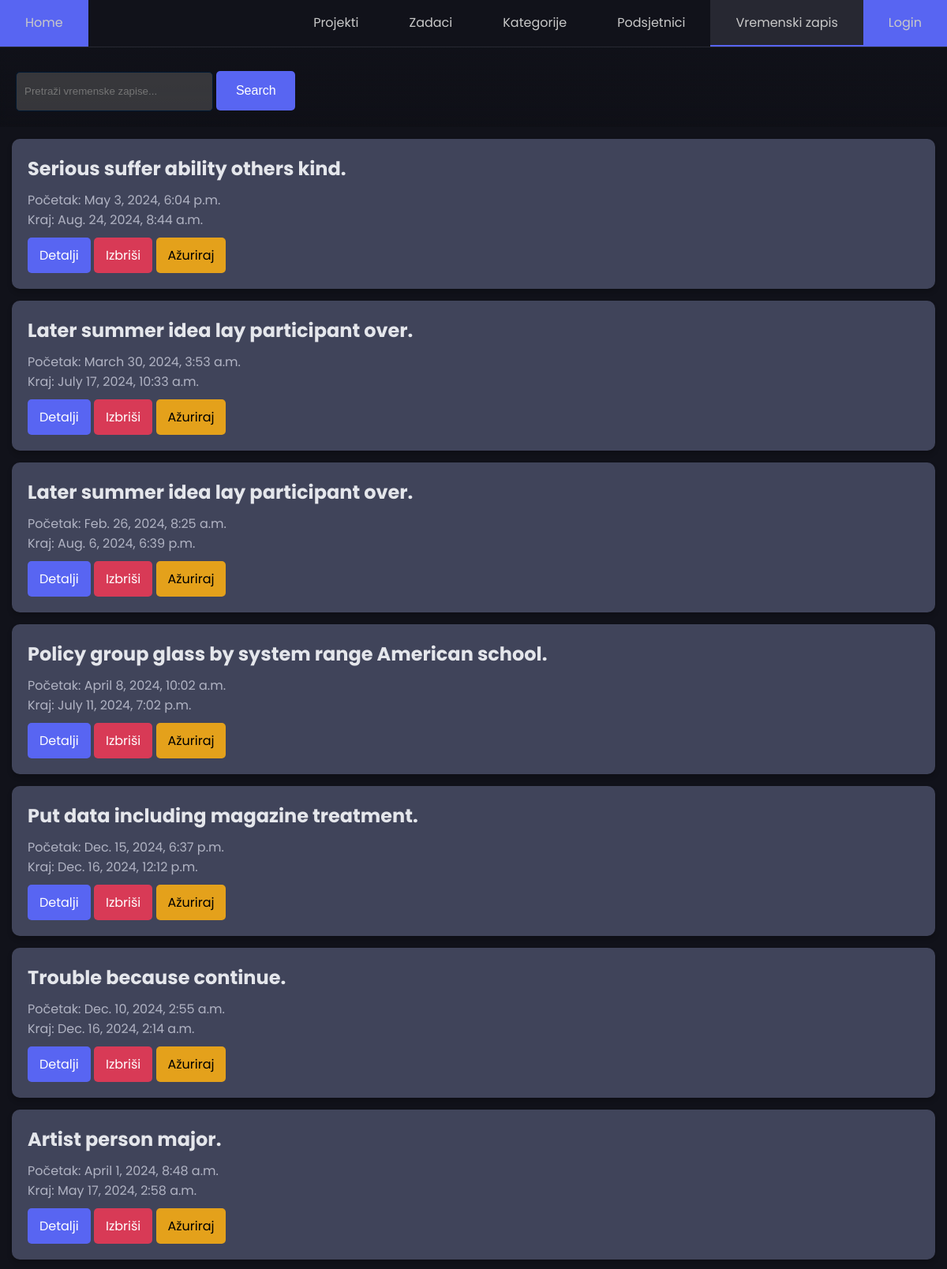
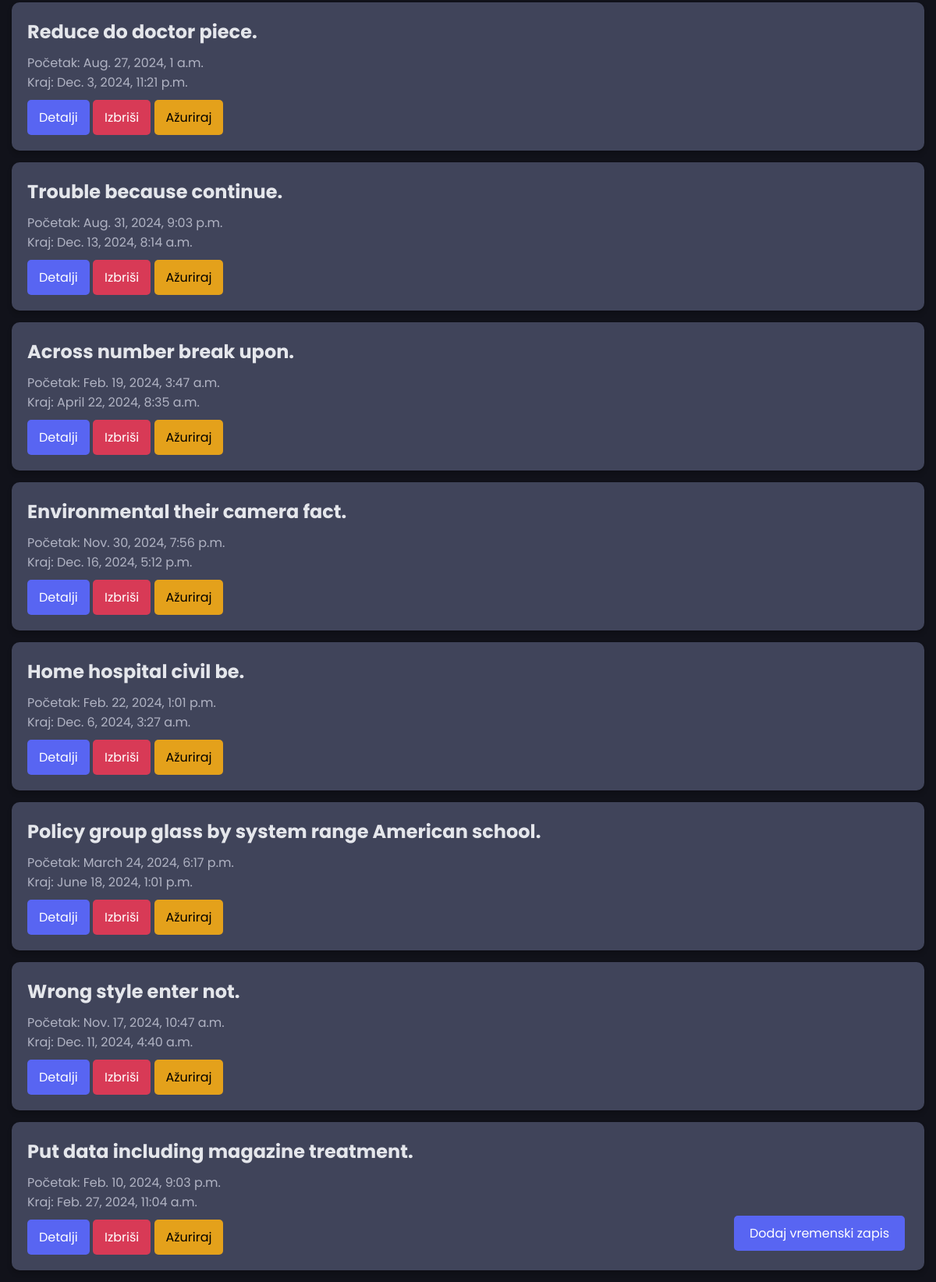
/timelog/, run on the app's committed database (2 pictures, top to bottom).
### main/models.py (models this page shows, shortened)
class TimeLog(models.Model):
    task = models.ForeignKey(Task, on_delete=models.CASCADE, related_name="timelogs")
    start_time = models.DateTimeField()
    end_time = models.DateTimeField(null=True, blank=True)
    notes = models.TextField(blank=True, null=True)

class Task(models.Model):
    PRIORITY_CHOICES = [
        ('L', 'Low'),
        ('M', 'Medium'),
        ('H', 'High'),
    ]
    STATUS_CHOICES = [
        ('P', 'Pending'),
        ('IP', 'In Progress'),
        ('C', 'Completed'),
    ]
    title = models.CharField(max_length=200)
    description = models.TextField(blank=True, null=True)
    due_date = models.DateTimeField(null=True, blank=True)
    priority = models.CharField(max_length=1, choices=PRIORITY_CHOICES, default='M')
    status = models.CharField(max_length=2, choices=STATUS_CHOICES, default='P')
    project = models.ForeignKey(Project, on_delete=models.CASCADE, related_name="tasks", null=True, blank=True)
    assigned_to = models.ForeignKey(User, on_delete=models.SET_NULL, null=True, blank=True, related_name="tasks")
    created_at = models.DateTimeField(auto_now_add=True)
    updated_at = models.DateTimeField(auto_now=True)
    def __str__(self):
        return self.title

### main/views.py (the view)
# urls.py: path('timelog/', TimeLogList.as_view(), name='timelog_list'),
class TimeLogList(ListView):
    model = TimeLog
    def get_queryset(self):
        queryset = super().get_queryset()
        query = self.request.GET.get('q')
        if query:
            queryset = queryset.filter(
                Q(name__icontains=query) | Q(description__icontains=query)
            )
        return queryset

### main/templates/main/timelog_list.html (shortened to what this page needs)
<!DOCTYPE html>
<html lang="en">
{% load static %}
<head>
    <link rel="stylesheet" href="{% static 'css/styles.css' %}">
</head>
<body>
    <div class="sticky">
      <nav id="nav">
        <ul>
          <li class="home-li"><a class="btn-home" aria-current="page" href="{% url 'index' %}">Home</a></li>
          <li><a href="{% url 'project_list' %}" class="{% if request.path == '/project/' %}active-link{% endif %}">Projekti</a></li>
          <li><a href="{% url 'task_list' %}" class="{% if request.path == '/task/' %}active-link{% endif %}">Zadaci</a></li>
          <li><a href="{% url 'category_list' %}" class="{% if request.path == '/category/' %}active-link{% endif %}">Kategorije</a></li>
          <li><a href="{% url 'reminder_list' %}" class="{% if request.path == '/reminder/' %}active-link{% endif %}">Podsjetnici</a></li>
          <li><a href="{% url 'timelog_list' %}" class="{% if request.path == '/timelog/' %}active-link{% endif %}">Vremenski zapis</a></li>
          <li>
            {% if request.user.is_authenticated %}
                <form method="post" action="{% url 'logout' %}">
                    {% csrf_token %}
                    <button type="login" class="btn-login" id="user_display" onmouseover="showLogout()" onmouseleave="showUsername()">
                        {{ request.user.username }}
                    </button>
                </form>
            {% else %}
                <a href="{% url 'login' %}" class="btn-login">Login</a>
            {% endif %}
        </li>
        </ul>
      </nav>
      <div class="search">
        <form method="GET" action="" class="search-form">
            <input type="text" name="q" placeholder="Pretraži vremenske zapise..." value="{{ request.GET.q }}" class="search-input">
            <button type="submit" class="btn search-btn">Search</button>
        </form>
      </div>
    </div>
    <ul class="no-bullets">
        {% for timelog in object_list %}
            <li>
                <div class="container">
                    <div class="card">
                        <h2 class="card-title">{{ timelog.task }}</h2>
                        <p class="card-description">Početak: {{ timelog.start_time }}</p>
                        <p class="card-description">Kraj: {{ timelog.end_time }}</p>
                        <a href="{% url 'timelog_detail' timelog.id %}" class="btn btn-primary">Detalji</a>
                        <a href="{% url 'timelog_delete' timelog.id %}" class="btn btn-danger">Izbriši</a>
                        <a href="{% url 'timelog_update' timelog.id %}" class="btn btn-warning">Ažuriraj</a>
                    </div>
                </div>
            </li>
        {% endfor %}
    </ul>
    <a href="{% url 'timelog_create' %}" class="btn btn-primary-add">Dodaj vremenski zapis</a>
</body>
</html>

### main/static/css/styles.css (style rules this page uses)
:root { --primary-color: #11121a; --hover-color: #272832; --accent-color: #5865F2; --hover--accent-color: #4e56a4; --text-color: #c9c9c9; --background--color: #11121a; --primary--btn--color: #5865F2; --search--form--back--color: #54555692; }
* { margin: 0; padding: 0; box-sizing: border-box; }
html { font-family: Poppins, 'Segoe UI', sans-serif; color: var(--text-color); scroll-behavior: smooth; }
body { min-height: 100vh; min-height: 100dvh; background-color: var(--primary-color); }
nav { background-color: var(--primary-color); border-bottom: 1px solid var(--hover-color); }
nav ul { list-style: none; display: flex; }
nav .home-li { margin-right: auto; }
nav li { display: flex; }
nav a { display: flex; text-decoration: none; color: var(--text-color); padding: 1em 2em; transition: background-color 150ms ease; }
nav a.active-link { border-bottom: 2px solid var(--accent-color); background-color: var(--hover-color); }
input[type="text"] { background-color: var(--search--form--back--color) ; color: white ; border-color: #001933 ; }
.card { background: #40445A; border-radius: 10px; box-shadow: 0px 4px 6px rgba(0, 0, 0, 0.2); padding: 20px; transition: transform 0.2s ease-in-out; cursor: pointer; margin: 15px; }
.card-title { font-size: 1.5rem; color: #E4E6EB; margin-bottom: 10px; }
.card-description { color: #B0B3C3; }
.sticky { position: sticky; top: 0; width: 100%; z-index: 1000; backdrop-filter: blur(5px); -webkit-backdrop-filter: blur(5px); background: linear-gradient(to bottom, #11121a, rgba(0, 0, 0, 0.100)); }
button[type="submit"] { background-color: var(--accent-color); color: #fff; font-size: 1rem; border: none; cursor: pointer; transition: background-color 0.3s ease; }
.btn { display:inline-block; padding: 10px 15px; margin-top: 10px; border-radius: 5px; text-decoration: none; color: white; }
.btn-primary { background: #5865F2; }
.btn-primary-add { background: var(--accent-color); width: auto; margin: 20px; float: right; bottom: 20px; position: fixed; right: 20px; padding: 10px 20px; }
.btn-warning { background: #E4A11B; color: black; }
.btn-danger { background: #D83A56; }
.btn-home { background: var(--accent-color); }
.btn-login { background: var(--accent-color); }
.search { padding: 5px; }
.search-form { margin-bottom: 15px; right: 20px; width: 90%; max-width: 600px; margin: 15px; }
.search-input { padding: 10px; width: 100%; height: 100%; max-height: 50px; min-height: 50px; max-width: 250px; border: 1px solid #6C757D; border-radius: 5px; background-color: #343c60; color: #ffffff; }
.search-btn { background: #5865F2; padding: 10px; border: none; border-radius: 5px; color: white; cursor: pointer; width: 100%; height: 100%; max-height: 50px; min-height: 50px; max-width: 100px; min-width: 50px; }
ul { list-style-type: none; padding: 0; }

### data on the page
TimeLog: task "Serious suffer ability others kind.", start_time "May 3, 2024, 6:04 p.m.", end_time "Aug. 24, 2024, 8:44 a.m."
TimeLog: task "Later summer idea lay participant over.", start_time "March 30, 2024, 3:53 a.m.", end_time "July 17, 2024, 10:33 a.m."
TimeLog: task "Later summer idea lay participant over.", start_time "Feb. 26, 2024, 8:25 a.m.", end_time "Aug. 6, 2024, 6:39 p.m."
TimeLog: task "Policy group glass by system range American school.", start_time "April 8, 2024, 10:02 a.m.", end_time "July 11, 2024, 7:02 p.m."
TimeLog: task "Put data including magazine treatment.", start_time "Dec. 15, 2024, 6:37 p.m.", end_time "Dec. 16, 2024, 12:12 p.m."
TimeLog: task "Trouble because continue.", start_time "Dec. 10, 2024, 2:55 a.m.", end_time "Dec. 16, 2024, 2:14 a.m."
TimeLog: task "Artist person major.", start_time "April 1, 2024, 8:48 a.m.", end_time "May 17, 2024, 2:58 a.m."
TimeLog: task "Reduce do doctor piece.", start_time "Aug. 27, 2024, 1 a.m.", end_time "Dec. 3, 2024, 11:21 p.m."
TimeLog: task "Trouble because continue.", start_time "Aug. 31, 2024, 9:03 p.m.", end_time "Dec. 13, 2024, 8:14 a.m."
TimeLog: task "Across number break upon.", start_time "Feb. 19, 2024, 3:47 a.m.", end_time "April 22, 2024, 8:35 a.m."
TimeLog: task "Environmental their camera fact.", start_time "Nov. 30, 2024, 7:56 p.m.", end_time "Dec. 16, 2024, 5:12 p.m."
TimeLog: task "Home hospital civil be.", start_time "Feb. 22, 2024, 1:01 p.m.", end_time "Dec. 6, 2024, 3:27 a.m."
TimeLog: task "Policy group glass by system range American school.", start_time "March 24, 2024, 6:17 p.m.", end_time "June 18, 2024, 1:01 p.m."
TimeLog: task "Wrong style enter not.", start_time "Nov. 17, 2024, 10:47 a.m.", end_time "Dec. 11, 2024, 4:40 a.m."
TimeLog: task "Put data including magazine treatment.", start_time "Feb. 10, 2024, 9:03 p.m.", end_time "Feb. 27, 2024, 11:04 a.m."
